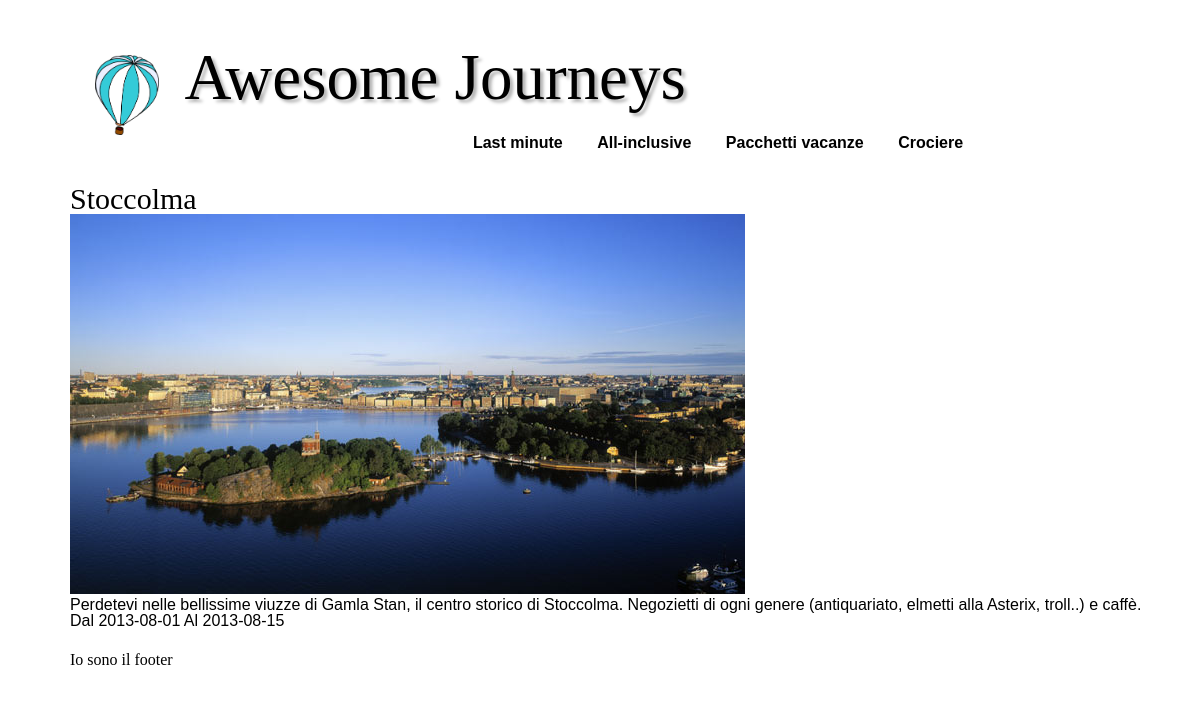
The page /AwesomeJourneys/index.php?op=selectJourney&id=2 on the database as committed earlier.
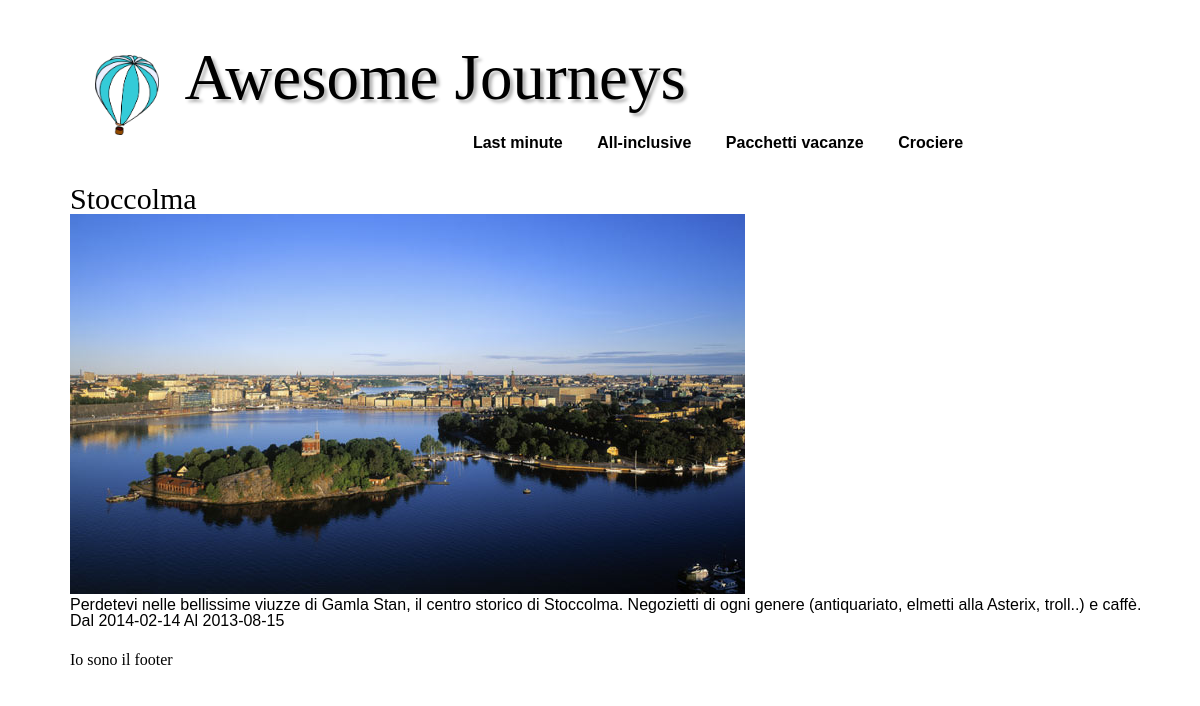
The same page on the database as committed later.
### tables this page shows
CREATE TABLE IF NOT EXISTS `journey` (
  `id_journey` int(11) NOT NULL AUTO_INCREMENT,
  `start_date` date NOT NULL,
  `end_date` date NOT NULL,
  `itinerary` int(11) NOT NULL,
  `creator` varchar(30) NOT NULL,
  `published` tinyint(1) NOT NULL DEFAULT '0',
  `publish_date` date DEFAULT NULL,
  PRIMARY KEY (`id_journey`),
  KEY `itinerary` (`itinerary`),
  KEY `creator` (`creator`),
  KEY `creator_2` (`creator`)
);

CREATE TABLE IF NOT EXISTS `itinerary` (
  `ID` int(11) NOT NULL AUTO_INCREMENT,
  `name` varchar(50) DEFAULT NULL,
  `description` text,
  `photo` varchar(255) DEFAULT NULL,
  `itinerary_creator` varchar(30) NOT NULL,
  `state` int(11) NOT NULL,
  `published` tinyint(1) NOT NULL DEFAULT '0',
  `start_location` varchar(100) NOT NULL,
  `end_location` varchar(100) DEFAULT NULL,
  PRIMARY KEY (`ID`),
  KEY `itinerary_creator` (`itinerary_creator`)
);

### AwesomeJourneys/controller/SearchController.php (called while the page is built, shortened)
<?php
include_once 'model/Journey/JourneySearchResult.php';
class SearchController {
    public function getJourney($id){
        if(isset($_SESSION['utente'])){
            $user = unserialize($_SESSION['utente']);
            return $user->getJourney($id);
        }
        else {
            $searchResult = new JourneySearchResult();
            $searchResult->search("SELECT * "
                                . "FROM journey INNER JOIN itinerary ON journey.itinerary = itinerary.ID "
                                . "WHERE journey.id_journey=$id");
            return $searchResult->fetchObject();
        }
    }
}
?>

### AwesomeJourneys/model/connection.php (called while the page is built, shortened)
<?php
class Connection {
    private $link;
    function __construct(){
        $this->link = @mysql_connect(HOST, UTENTE, PASS) or die('Errore nella connessione: ' . mysql_error());
    }
    public function execute_query($query){
        if($this->link){
            $tabella = @mysql_query($query) or die(@mysql_error());
            if($tabella){
                $risultato = NULL;
                while($row = @mysql_fetch_object($tabella)){
                    $risultato[] = $row;
                }
                return $risultato;
            }
            return FALSE;
        }
    }
}
?>

### AwesomeJourneys/model/Journey/JourneySearchResult.php (called while the page is built, shortened)
<?php
include_once 'model/connection.php';
include_once 'model/Journey/JourneyConcreteAggregator.php';
include_once 'model/Journey/Journey.php';
include_once 'model/Itinerary/CompleteItinerary.php';
class JourneySearchResult {
    public function search($query = NULL){
        $c = new Connection();
        if($c){
            $table = $c->execute_query($query);
        }
    }
}
?>

### AwesomeJourneys/model/Journey/Journey.php (called while the page is built, shortened)
<?php
include_once 'model/Itinerary/ItineraryState.php';
class Journey {
    public $itinerary;
    public $start_date;
    public $end_date;
    public function __construct($id, CompleteItinerary $itinerary, $start_date, $end_date, $creator) {
        $this->itinerary = $itinerary;
        $this->start_date = $start_date;
        $this->end_date = $end_date;
    }
    public function getStartDate(){
        return $this->start_date;
    }
    public function getEndDate(){
        return $this->end_date;
    }
    public function getItinerary(){
        return $this->itinerary;
    }
}
?>

### AwesomeJourneys/model/Itinerary/CompleteItinerary.php (called while the page is built, shortened)
<?php
include_once 'model/Enumerations/ItineraryState.php';
include_once 'ItineraryState.php';
class CompleteItinerary extends ItineraryState{
    function __construct($creator, $name, $description, $location, $id = NULL) {
        $this->name = $name;
        $this->description = $description;
    }
}

### AwesomeJourneys/model/Itinerary/ItineraryState.php (called while the page is built, shortened)
<?php
include_once 'model/connection.php';
abstract class ItineraryState{
    protected $name;
    protected $description;
    protected $photo;
    public function getName() { return $this->name; }
    public function getDescription() { return $this->description; }
    public function getPhoto() { return $this->photo; }
    public function setPhoto($photo) { $this->photo = $photo; }
}

### AwesomeJourneys/view/journey.php (the view)
<?php $itinerary = $this->model->getItinerary(); ?>
<h3><?php echo $itinerary->getName(); ?></h3>
<img src="images/journeys/<?php echo $itinerary->getPhoto(); ?>" />
<p><?php echo $itinerary->getDescription(); ?></p>
<div>
    <span><label>Dal </label><?php echo $this->model->getStartDate(); ?></span>
    <span><label>Al </label><?php echo $this->model->getEndDate(); ?></span>
</div>

### AwesomeJourneys/index.php (shortened to what this page needs)
<!DOCTYPE html>
<html>
    <head>
        <link rel="stylesheet" type="text/css" href="css/themes/start/jquery-ui-1.10.3.css" />
        <link rel="stylesheet" type="text/css" href="css/style_layout.css" />
    </head>
    <body>
        <div id='container'>
            <?php include_once 'view/partials/_header.php' ?>
            <div id='content-wrapper'>
            <?php
            include_once 'controller/NavigationController.php';
            $navController = new NavigationController();
            $navController->invoke();
            ?>
            </div>
            <?php include_once 'view/partials/_footer.php' ?>
        </div>
    </body>
</html>

### AwesomeJourneys/view/partials/_header.php (shortened to what this page needs)
<header>
    <div>
        <span style="float: left; margin: 5px;">
            <img src="css/baloon.png" alt="baloon" style="max-height: 80px; max-width: 80px;">
        </span>
        <span style="float: left; line-height: 80px;">
            <h1><a href="index.php">Awesome Journeys</a></h1>
        </span>
    </div>
    <div id='menu'>
        <ul>
            <li><a href="#">Last minute</a></li>
            <li><a href="#">All-inclusive</a></li>
            <li><a href="#">Pacchetti vacanze</a></li>
            <li><a href="#">Crociere</a></li>
        </ul>
    </div>
</header>

### AwesomeJourneys/controller/NavigationController.php (shortened to what this page needs)
<?php
include_once 'SearchController.php';
class NavigationController {
    public function invoke(){
        if(isset($_GET['op']))
            $this->gestioneGET();
        else if(isset($_POST['op']))
            $this->gestionePOST();
        else
            $this->home();
    }
    public function gestioneGET(){
        switch ($_GET['op']){
            case 'selectJourney':
                $this->selectJourney();
                break;
        }
    }
    private function selectJourney(){
        $c = new SearchController();
        $this->model = $c->getJourney($_GET['id']);
        require_once 'view/journey.php';
    }
}
?>

### AwesomeJourneys/view/partials/_footer.php (shortened to what this page needs)
<footer>
    <p>Io sono il footer</p>
</footer>

Rows that differ between the two databases and show on the page:
changed journey "Stoccolma": start_date "2013-08-01" → "2014-02-14"
